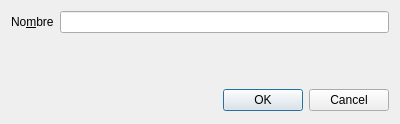
<?xml version="1.0" encoding="UTF-8"?>
<ui version="4.0">
 <class>Dialog</class>
 <widget class="QDialog" name="Dialog">
  <property name="geometry">
   <rect>
    <x>0</x>
    <y>0</y>
    <width>400</width>
    <height>124</height>
   </rect>
  </property>
  <property name="sizePolicy">
   <sizepolicy hsizetype="Fixed" vsizetype="Fixed">
    <horstretch>0</horstretch>
    <verstretch>0</verstretch>
   </sizepolicy>
  </property>
  <property name="minimumSize">
   <size>
    <width>400</width>
    <height>124</height>
   </size>
  </property>
  <property name="maximumSize">
   <size>
    <width>400</width>
    <height>124</height>
   </size>
  </property>
  <property name="windowTitle">
   <string>Tipo UF</string>
  </property>
  <layout class="QFormLayout" name="formLayout">
   <property name="sizeConstraint">
    <enum>QLayout::SetMinAndMaxSize</enum>
   </property>
   <item row="0" column="0">
    <widget class="QLabel" name="label_2">
     <property name="text">
      <string>No&amp;mbre</string>
     </property>
     <property name="buddy">
      <cstring>nombre</cstring>
     </property>
    </widget>
   </item>
   <item row="0" column="1">
    <widget class="QLineEdit" name="nombre"/>
   </item>
   <item row="1" column="0" colspan="2">
    <spacer name="verticalSpacer">
     <property name="orientation">
      <enum>Qt::Vertical</enum>
     </property>
     <property name="sizeHint" stdset="0">
      <size>
       <width>20</width>
       <height>40</height>
      </size>
     </property>
    </spacer>
   </item>
   <item row="2" column="0" colspan="2">
    <widget class="QDialogButtonBox" name="buttonBox">
     <property name="minimumSize">
      <size>
       <width>0</width>
       <height>25</height>
      </size>
     </property>
     <property name="orientation">
      <enum>Qt::Horizontal</enum>
     </property>
     <property name="standardButtons">
      <set>QDialogButtonBox::Cancel|QDialogButtonBox::Ok</set>
     </property>
    </widget>
   </item>
  </layout>
 </widget>
 <resources/>
 <connections>
  <connection>
   <sender>buttonBox</sender>
   <signal>accepted()</signal>
   <receiver>Dialog</receiver>
   <slot>accept()</slot>
   <hints>
    <hint type="sourcelabel">
     <x>248</x>
     <y>254</y>
    </hint>
    <hint type="destinationlabel">
     <x>157</x>
     <y>274</y>
    </hint>
   </hints>
  </connection>
  <connection>
   <sender>buttonBox</sender>
   <signal>rejected()</signal>
   <receiver>Dialog</receiver>
   <slot>reject()</slot>
   <hints>
    <hint type="sourcelabel">
     <x>316</x>
     <y>260</y>
    </hint>
    <hint type="destinationlabel">
     <x>286</x>
     <y>274</y>
    </hint>
   </hints>
  </connection>
 </connections>
</ui>
